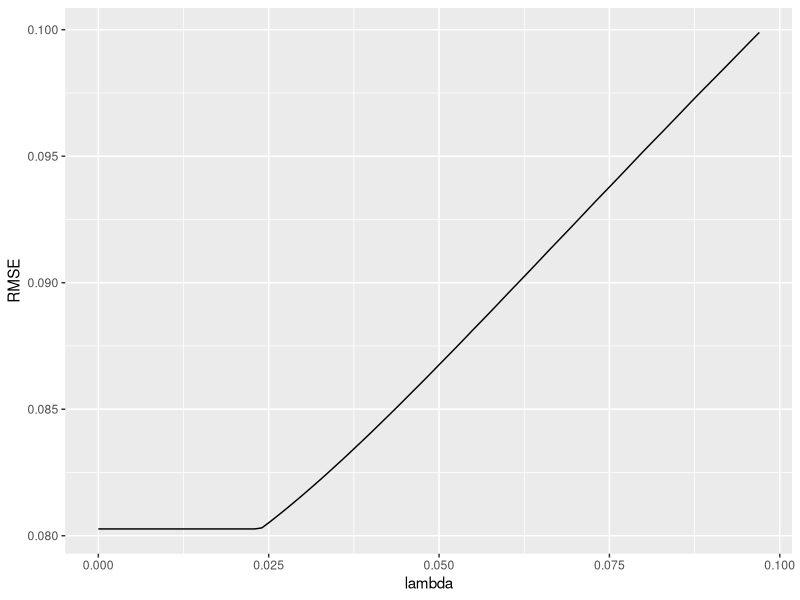
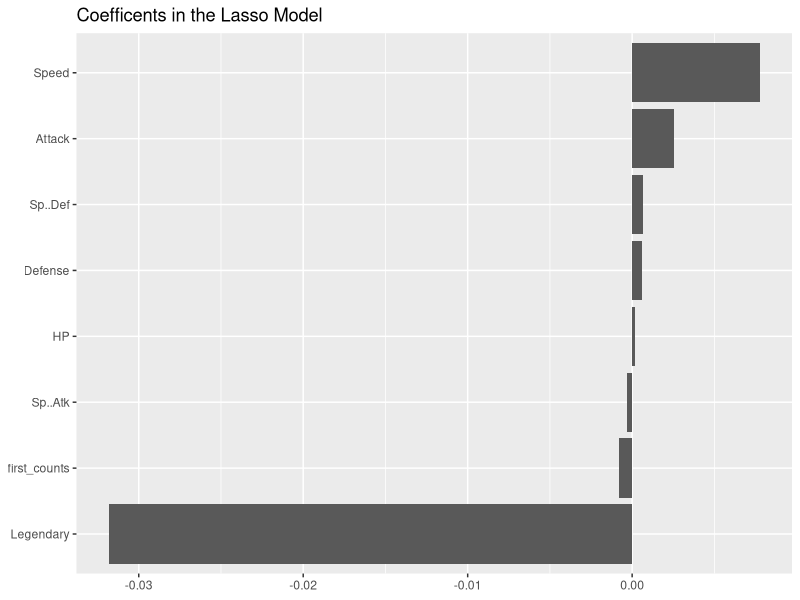

Write R code to recreate these figures, in order.
# Linear regression

# Load Libraries
#install.packages('glmnet')
library(glmnet)
library(dplyr)
#install.packages('caret')
library(caret)

# Load Data
feats <- read.csv('data/features.csv')

colSums(is.na(feats)) # some pokemon never fought
# remove pokemons that never won
feats_clean <- na.omit(feats)
feats_clean$Legendary <- as.integer(as.logical(feats_clean$Legendary)) # convert category legendary into numerical values
feats_clean <- select(feats_clean, -c(Generation, win_counts, losses)) # drop unnecessary generation column
# typ <- as.integer(feats_clean$Type.1)
#split train test data
trainIndex = createDataPartition(feats_clean$win_ratio,
                                 p=0.6, list=FALSE, times=1)

train = feats_clean[trainIndex,] # 60% training data
test_val = feats_clean[-trainIndex,]

trainIndex = createDataPartition(test_val$win_ratio,
                                 p=0.5, list=FALSE, times=1)
val = test_val[trainIndex,] # 20% validation data
test = test_val[-trainIndex,] # 20% test data


# create Target variable
y_train <- train$win_ratio
y_val <- val$win_ratio
y_test <- test$win_ratio


x_train <- train[6:13]
x_val <- val[6:13]
x_test <- test[6:13]

# Ridge regression
trainControl = trainControl(method="repeatedcv",
                                number=5,
                                repeats=5,
                                verboseIter=FALSE)
lambdas <- seq(1,0,-0.001)
model_ridge <- train(x=x_train,y=y_train,
                     method="glmnet",
                     metric="RMSE",
                     maximize=FALSE,
                     trControl=trainControl,
                     tuneGrid=expand.grid(alpha=0, # Ridge regression
                                          lambda=lambdas))
model_ridge

# plot the effect of chosen lambda on the RMSE
ggplot(data=model_ridge$results[model_ridge$results$RMSE<=0.10,]) +
  geom_line(aes(x=lambda,y=RMSE))

# quality of model
mean(model_ridge$resample$RMSE)

# Lasso regression
model_lasso <- train(x=x_train,y=y_train,
                     method="glmnet",
                     metric="RMSE",
                     maximize=FALSE,
                     trControl=trainControl,
                     tuneGrid=expand.grid(alpha=1,  # Lasso regression
                                          lambda=c(1,0.1,0.05,0.01,seq(0.009,0.001,-0.001),
                                                   0.00075,0.0005,0.0001)))
model_lasso

# quality of model
mean(model_lasso$resample$RMSE)

predLasso <- predict(model_lasso,newdata = x_val)
predRidge <- predict(model_ridge, newdata = x_val)

# function for calculating the metric
rmse <- function(actual, predicted)
{
  error <- actual - predicted
  sqrt(mean(error^2))
}

rmse(y_val, predLasso) # Lasso regression seems to be the better model
rmse(y_val, predRidge)

# extract coefficients for the best performing model
coef <- data.frame(coef.name = dimnames(coef(model_lasso$finalModel,s=model_lasso$bestTune$lambda))[[1]], 
                   coef.value = matrix(coef(model_lasso$finalModel,s=model_lasso$bestTune$lambda)))

# exclude the (Intercept) term
coef <- coef[-1,]

# print summary of model results
picked_features <- nrow(filter(coef,coef.value!=0))
not_picked_features <- nrow(filter(coef,coef.value==0))

cat("Lasso picked",picked_features,"variables and eliminated the other",
    not_picked_features,"variables\n")

# sort coefficients in ascending order
coef <- arrange(coef,-coef.value)

# extract the top 10 and bottom 10 features
imp_coef <- rbind(head(coef,10),
                  tail(coef,10))

ggplot(imp_coef) +
  geom_bar(aes(x=reorder(coef.name,coef.value),y=coef.value),
           stat="identity") +
  ylim(min(imp_coef$coef.value),max(imp_coef$coef.value)) +
  coord_flip() +
  ggtitle("Coefficents in the Lasso Model") +
  theme(axis.title=element_blank())
